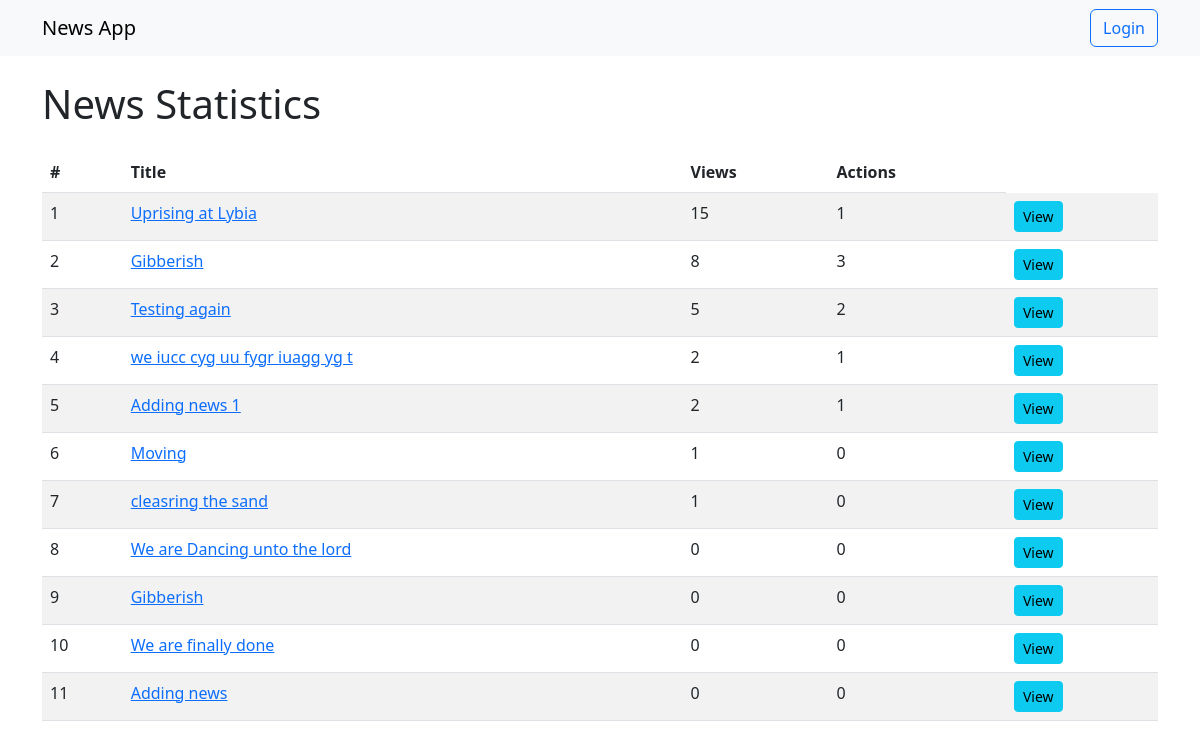
The page /news/stats/ on the database as committed earlier.
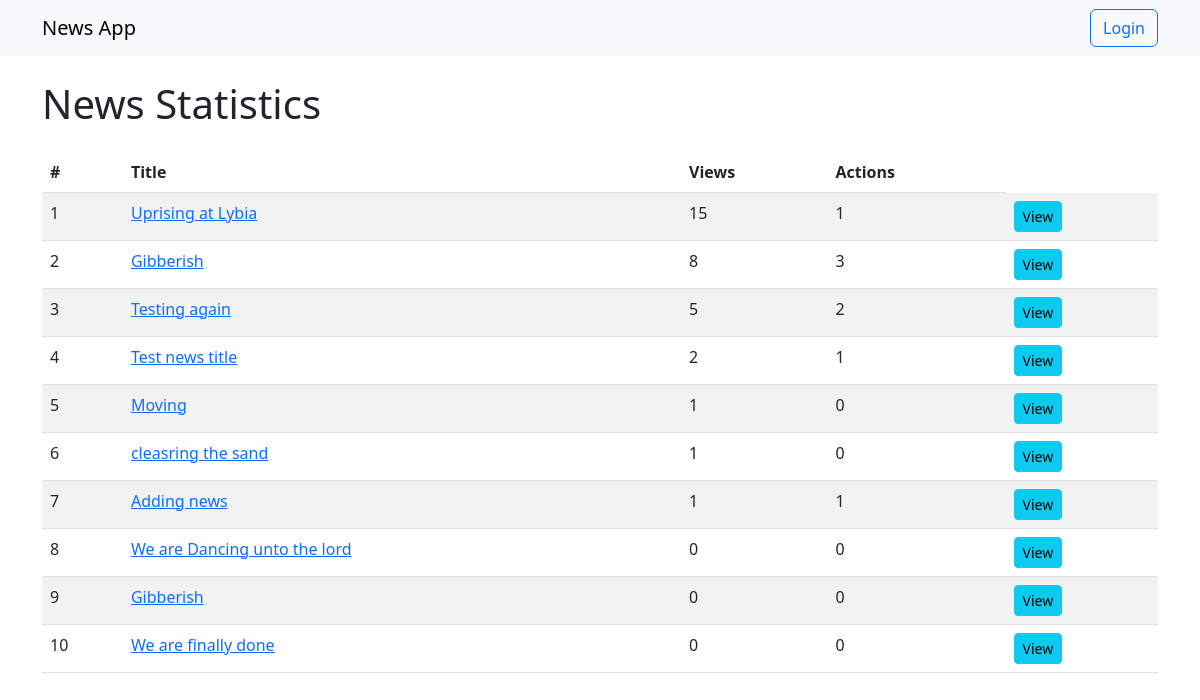
The same page on the database as committed later.
### news/models.py (models this page shows)
class News(models.Model):
    title = models.CharField(max_length=255)
    text = models.TextField()
    image = models.ImageField(upload_to='http://127.0.0.1:8000/media/news_images/', blank=True, null=True)
    tags = models.ManyToManyField('Tag', related_name='news')
    created_at = models.DateTimeField(auto_now_add=True)
    views = models.IntegerField(default=0)

### news/urls.py (the view)
# urls.py: path('news/stats/', news_stats_view, name='news-stats'),
def news_stats_view(request):
    news_list = News.objects.annotate(like_count=Count('like')).order_by('-views')
    return render(request, 'news/news_stats.html', {'news_list': news_list})

### news/templates/news/news_stats.html (shortened to what this page needs)
{% extends 'news/base.html' %}
{% block content %}
    <h1 class="mb-4">News Statistics</h1>
    <table class="table table-striped">
        <thead>
            <tr>
                <th>#</th>
                <th>Title</th>
                <th>Views</th>
                <th>Actions</th>
            </tr>
        </thead>
        <tbody>
            {% for news in news_list %}
                <tr>
                    <td>{{ forloop.counter }}</td>
                    <td><a href="{% url 'news-detail' news.id %}">{{ news.title }}</a></td>
                    <td>{{ news.views }}</td>
                    <td>{{ news.like_count }}</td>
                    <td>
                        <a href="{% url 'news-detail' news.id %}" class="btn btn-sm btn-info">View</a>
                    </td>
                </tr>
            {% empty %}
                <tr>
                    <td colspan="4" class="text-center text-muted">No news articles available.</td>
                </tr>
            {% endfor %}
        </tbody>
    </table>
{% endblock %}

Rows that differ between the two databases and show on the page:
removed News: title "we iucc cyg uu fygr iuagg yg t", views "2", like_count "1"
removed News: title "Adding news 1", views "2", like_count "1"
added News: title "Test news title", views "2", like_count "1"
changed News "Adding news": views "0" → "1"; like_count "0" → "1"; moves up the list
